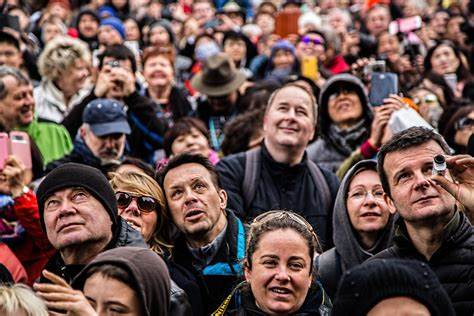
#> input picture PDI/variasCaras.jpg, 474 x 316 px, given in place of owo.jpg, which was not available
$ python ejercicio2.py
#> lines starting #> are read from the running program, lines starting #| are printed output that depends on the picture; pictures that were not available may be replaced by others from this repository, and a replacement may not be noted
import cv2
import matplotlib.pyplot as plt

# Leer dos imágenes
image1 = cv2.imread('owo.jpg', cv2.IMREAD_GRAYSCALE)
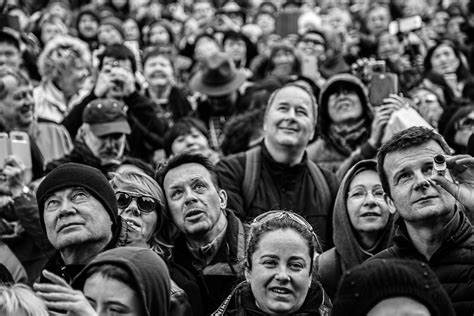
#> image1: shape (316, 474); min 0, max 255, mean 88.8
image2 = cv2.imread('uwu.jpg', cv2.IMREAD_GRAYSCALE)
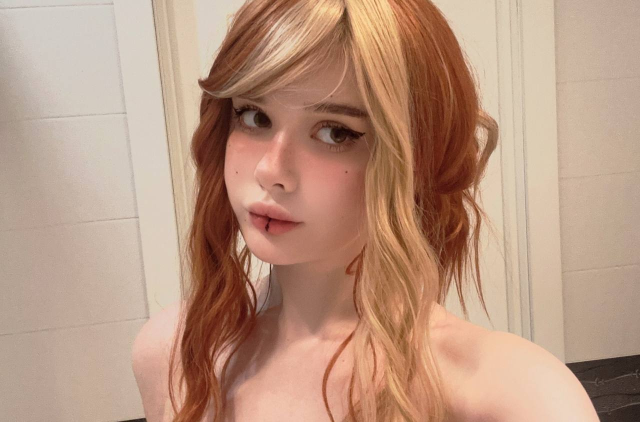
#> input picture PDI/uwu.jpg, 1280 x 844 px (shown at 1/2 size)
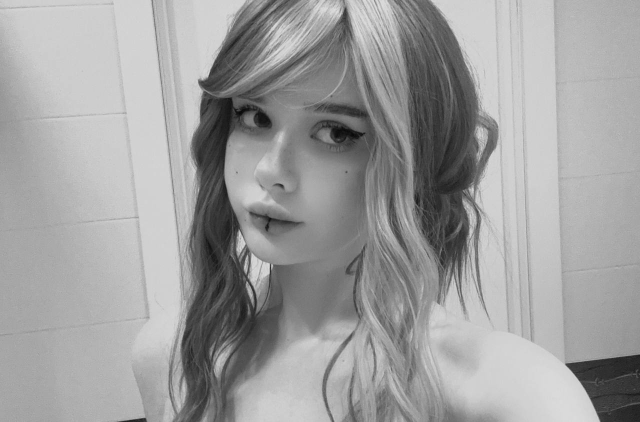
#> image2: shape (844, 1280) (shown at 1/2 size); min 7, max 228, mean 158.4

# Inicializar el detector ORB
orb = cv2.ORB_create()

# Detectar características clave y describirlas
keypoints1, descriptors1 = orb.detectAndCompute(image1, None)
#> keypoints1 = 500 keypoints; strongest (x, y, size): (316, 254, 31), (316, 253, 37.2), (144, 198, 31), (43, 271, 31)
keypoints2, descriptors2 = orb.detectAndCompute(image2, None)
#> keypoints2 = 500 keypoints; strongest (x, y, size): (401, 165, 111.1), (400, 164, 92.6), (1136, 731, 111.1), (1138, 729, 92.6)

# Crear un objeto BFMatcher (Brute Force Matcher)
bf = cv2.BFMatcher(cv2.NORM_HAMMING, crossCheck=True)

# Emparejar las características
matches = bf.match(descriptors1, descriptors2)
#> matches = 131 matches

# Ordenar los emparejamientos por distancia (los mejores primero)
matches = sorted(matches, key=lambda x: x.distance)

# Dibujar los emparejamientos
matched_image = cv2.drawMatches(image1, keypoints1, image2, keypoints2, matches[:50], None, flags=cv2.DrawMatchesFlags_NOT_DRAW_SINGLE_POINTS)
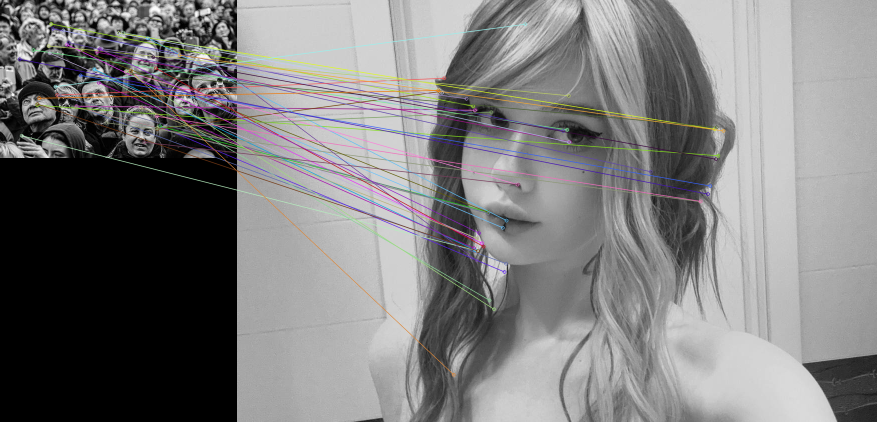
#> matched_image: shape (844, 1754, 3) (shown at 1/2 size); mean of channels 0, 1, 2 124.7, 124.4, 125; drawn as B, G, R

# Convertir la imagen emparejada a RGB (ya que Matplotlib usa RGB en lugar de BGR)
matched_image_rgb = cv2.cvtColor(matched_image, cv2.COLOR_BGR2RGB)

# Visualizar los emparejamientos
plt.figure(figsize=(20, 10))
plt.imshow(matched_image_rgb)
plt.title('Emparejamiento de Características ORB')
plt.axis('off')
plt.show()
